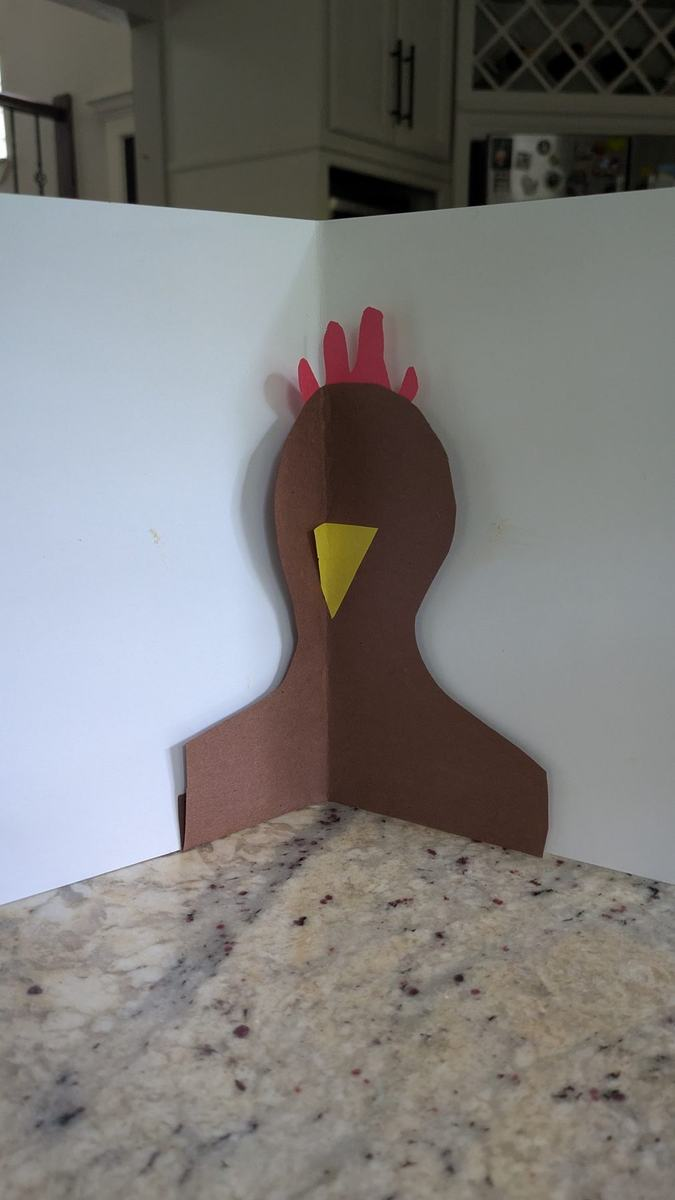
#> input picture assets/artwork/1000001533.jpg, 675 x 1200 px
$ python -i sam_segment_artwork.py   (imports and definitions only)
#> lines starting #> are read from the running program, lines starting #| are printed output that depends on the picture; after the words box and inside, x2 and y2 are one past the last pixel; in counts of white or black regions, pixels touching at a corner belong together
### tools/segment_artwork.py
from __future__ import annotations

import argparse
import math
from collections import deque
from pathlib import Path

from PIL import Image, ImageChops, ImageDraw, ImageEnhance, ImageFilter, ImageOps


ROOT = Path(__file__).resolve().parents[1]
SOURCE_DIR = ROOT / "assets" / "artwork" / "_originals_pxl"
PUBLISHED_DIR = ROOT / "assets" / "artwork"
REVIEW_DIR = ROOT / "assets" / "artwork" / "_review_segments"


def fit_size(width: int, height: int, max_side: int) -> tuple[int, int]:
    scale = min(1.0, max_side / max(width, height))
    return max(1, round(width * scale)), max(1, round(height * scale))


def color_distance(a: tuple[int, int, int], b: tuple[int, int, int]) -> float:
    return math.sqrt(sum((a[i] - b[i]) ** 2 for i in range(3)))


def median_color(colors: list[tuple[int, int, int]]) -> tuple[int, int, int]:
    if not colors:
        return (240, 240, 240)
    channels = []
    for index in range(3):
        values = sorted(color[index] for color in colors)
        channels.append(values[len(values) // 2])
    return tuple(channels)  # type: ignore[return-value]


def edge_samples(image: Image.Image, inset: int = 4) -> list[tuple[int, int, int]]:
    width, height = image.size
    pixels = image.load()
    samples: list[tuple[int, int, int]] = []
    step = max(1, min(width, height) // 140)
    band = max(2, min(width, height) // 35)
    for y in range(0, height, step):
        for x in range(0, min(band, width), step):
            samples.append(pixels[x, y])
        for x in range(max(0, width - band), width, step):
            samples.append(pixels[x, y])
    for x in range(0, width, step):
        for y in range(0, min(band, height), step):
            samples.append(pixels[x, y])
        for y in range(max(0, height - band), height, step):
            samples.append(pixels[x, y])
    if inset:
        return samples[inset:-inset] or samples
    return samples


def split_border_palette(samples: list[tuple[int, int, int]]) -> list[tuple[int, int, int]]:
    """Return a tiny palette for common photo borders: counter, shirt, wall, paper shadow."""
    if not samples:
        return [(240, 240, 240)]
    seeds = [
        median_color(samples),
        min(samples, key=lambda c: sum(c)),
        max(samples, key=lambda c: sum(c)),
    ]
    # A few k-means-ish refinements without pulling in numpy.
    centers = seeds
    for _ in range(5):
        buckets = [[] for _ in centers]
        for color in samples:
            closest = min(range(len(centers)), key=lambda i: color_distance(color, centers[i]))
            buckets[closest].append(color)
        next_centers = []
        for bucket, fallback in zip(buckets, centers):
            next_centers.append(median_color(bucket) if bucket else fallback)
        centers = next_centers
    unique: list[tuple[int, int, int]] = []
    for center in centers:
        if all(color_distance(center, existing) > 22 for existing in unique):
            unique.append(center)
    return unique


def likely_background(
    color: tuple[int, int, int],
    palette: list[tuple[int, int, int]],
    edge_luma: int,
    strictness: int,
) -> bool:
    nearest = min(color_distance(color, center) for center in palette)
    r, g, b = color
    saturation = max(color) - min(color)
    luma = (r * 30 + g * 59 + b * 11) // 100
    # Border-like colors plus low-edge areas become removable background.
    if nearest < strictness and edge_luma < 46:
        return True
    # Cream counters, white walls, black shirts, and skin-toned areas frequently sit at borders.
    if saturation < 42 and (luma > 172 or luma < 68) and edge_luma < 58:
        return True
    if r > g > b and 95 < r < 236 and 62 < g < 205 and 35 < b < 180 and edge_luma < 45:
        return True
    return False


def flood_background(image: Image.Image, strictness: int) -> Image.Image:
    width, height = image.size
    rgb = image.convert("RGB").filter(ImageFilter.MedianFilter(3))
    edges = ImageOps.grayscale(rgb.filter(ImageFilter.FIND_EDGES))
    edge_px = edges.load()
    px = rgb.load()
    palette = split_border_palette(edge_samples(rgb))

    background = Image.new("1", (width, height), 0)
    bg_px = background.load()
    queue: deque[tuple[int, int]] = deque()

    def push(x: int, y: int) -> None:
        if 0 <= x < width and 0 <= y < height and not bg_px[x, y]:
            if likely_background(px[x, y], palette, edge_px[x, y], strictness):
                bg_px[x, y] = 1
                queue.append((x, y))

    for x in range(width):
        push(x, 0)
        push(x, height - 1)
    for y in range(height):
        push(0, y)
        push(width - 1, y)

    while queue:
        x, y = queue.popleft()
        current = px[x, y]
        for nx, ny in ((x + 1, y), (x - 1, y), (x, y + 1), (x, y - 1)):
            if 0 <= nx < width and 0 <= ny < height and not bg_px[nx, ny]:
                if color_distance(current, px[nx, ny]) < 48 or likely_background(px[nx, ny], palette, edge_px[nx, ny], strictness):
                    push(nx, ny)
    return background


def clean_mask(mask: Image.Image) -> Image.Image:
    mask_l = mask.convert("L")
    mask_l = mask_l.filter(ImageFilter.MaxFilter(5))
    mask_l = mask_l.filter(ImageFilter.MinFilter(5))
    mask_l = mask_l.filter(ImageFilter.GaussianBlur(1.6))
    return mask_l.point(lambda p: 255 if p > 84 else 0)


def main_component(mask: Image.Image) -> Image.Image:
    width, height = mask.size
    px = mask.load()
    seen = set()
    components: list[tuple[int, tuple[int, int, int, int], list[tuple[int, int]]]] = []
    step = max(1, min(width, height) // 700)

    for start_y in range(0, height, step):
        for start_x in range(0, width, step):
            if px[start_x, start_y] == 0 or (start_x, start_y) in seen:
                continue
            queue = deque([(start_x, start_y)])
            seen.add((start_x, start_y))
            points: list[tuple[int, int]] = []
            min_x = max_x = start_x
            min_y = max_y = start_y
            while queue:
                x, y = queue.popleft()
                points.append((x, y))
                min_x = min(min_x, x)
                max_x = max(max_x, x)
                min_y = min(min_y, y)
                max_y = max(max_y, y)
                for nx, ny in ((x + step, y), (x - step, y), (x, y + step), (x, y - step)):
                    if 0 <= nx < width and 0 <= ny < height and (nx, ny) not in seen and px[nx, ny] > 0:
                        seen.add((nx, ny))
                        queue.append((nx, ny))
            components.append((len(points), (min_x, min_y, max_x, max_y), points))

    if not components:
        return mask

    image_area = width * height
    ranked = sorted(
        components,
        key=lambda item: (
            item[0] * step * step,
            -abs(((item[1][0] + item[1][2]) / 2) - width / 2),
            -abs(((item[1][1] + item[1][3]) / 2) - height / 2),
        ),
        reverse=True,
    )
    kept = Image.new("L", (width, height), 0)
    draw = ImageDraw.Draw(kept)
    for area, box, points in ranked[:4]:
        scaled_area = area * step * step
        box_area = max(1, (box[2] - box[0] + 1) * (box[3] - box[1] + 1))
        if scaled_area < image_area * 0.008:
            continue
        if box_area > image_area * 0.94:
            continue
        for x, y in points:
            draw.rectangle((x, y, min(width - 1, x + step), min(height - 1, y + step)), fill=255)
    return kept if kept.getbbox() else mask


# [131 lines left out: functions detect_rotation, segment_one, make_sheet, image_paths, main, not called in this run]


# [2 lines that do not run on import are left out]

### tools/sam_segment_artwork.py
from __future__ import annotations

import argparse
import math
from pathlib import Path

import numpy as np
import onnxruntime as ort
from PIL import Image, ImageDraw, ImageFilter, ImageOps

from segment_artwork import ROOT, SOURCE_DIR, fit_size, flood_background, clean_mask, main_component, make_sheet


MODEL_DIR = ROOT / ".models" / "sam"
ENCODER_PATH = MODEL_DIR / "sam_vit_b-encoder-int8.onnx"
DECODER_PATH = MODEL_DIR / "sam_vit_b-decoder-int8.onnx"
OUTPUT_DIR = ROOT / "assets" / "artwork" / "_review_sam"
SAM_SIZE = 1024
MEAN = np.array([123.675, 116.28, 103.53], dtype=np.float32)
STD = np.array([58.395, 57.12, 57.375], dtype=np.float32)


def heuristic_box(image: Image.Image, max_side: int = 900) -> tuple[int, int, int, int]:
    small = image.resize(fit_size(*image.size, max_side), Image.Resampling.LANCZOS)
    background = flood_background(small, strictness=58)
    foreground = ImageOps.invert(background.convert("L")).point(lambda p: 255 if p > 0 else 0)
    mask = main_component(clean_mask(foreground))
    bbox = mask.getbbox()
    if not bbox:
        return (0, 0, image.width, image.height)

    sx = image.width / small.width
    sy = image.height / small.height
    pad_x = round((bbox[2] - bbox[0]) * 0.04 * sx)
    pad_y = round((bbox[3] - bbox[1]) * 0.04 * sy)
    return (
        max(0, round(bbox[0] * sx) - pad_x),
        max(0, round(bbox[1] * sy) - pad_y),
        min(image.width, round(bbox[2] * sx) + pad_x),
        min(image.height, round(bbox[3] * sy) + pad_y),
    )


# [185 lines left out: functions preprocess, point_prompt, run_sam, crop_from_mask, detect_rotation, segment_one and 2 more, not called in this run]


# [2 lines not run here, left out]

>>> from PIL import Image
>>> picture = Image.open('../assets/artwork/1000001533.jpg')
#> picture is the input picture: PIL image 675x1200 RGB; mean R, G, B 125.7, 124, 122.5
>>> result = heuristic_box(picture)
#> in flood_background, `edges = ImageOps.grayscale(rgb.filter(ImageFilter.FIND_EDGES))`:
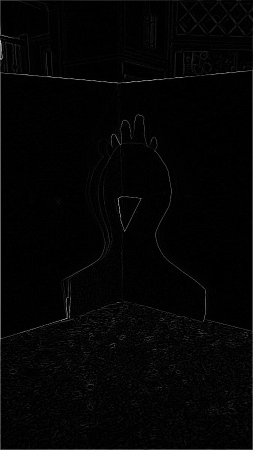
#> edges: PIL image 506x900 L (shown at 1/2 size); min 0, max 255, mean 4.1
#> after the loop in edge_samples, `for y in range(0, height, step):`: samples = 3000 items, first 6: (107, 103, 92), (106, 102, 91), (103, 99, 88), (102, 98, 87), (104, 100, 89), (10, 11, 7)
#> after the loop in edge_samples, `for x in range(0, width, step):`: samples = 4690 items, first 6: (107, 103, 92), (106, 102, 91), (103, 99, 88), (102, 98, 87), (104, 100, 89), (10, 11, 7)
#> in median_color, `channels = []`: channels = []
#> after the loop in median_color, `for index in range(3):`: channels = [129, 127, 120]
#> in split_border_palette, `seeds = [ median_color(samples), min(samples, key=lambda c: sum(c)), m..`: seeds = [(129, 127, 120), (1, 0, 0), (255, 255, 255)]
#> the loop in split_border_palette, `for _ in range(5):` made 5 passes
#> in flood_background, `palette = split_border_palette(edge_samples(rgb))`: palette = [(130, 129, 122), (50, 49, 41), (190, 202, 225)]
#> the loop in flood_background, `for x in range(width):` made 506 passes
#> in heuristic_box, `background = flood_background(small, strictness=58)`:
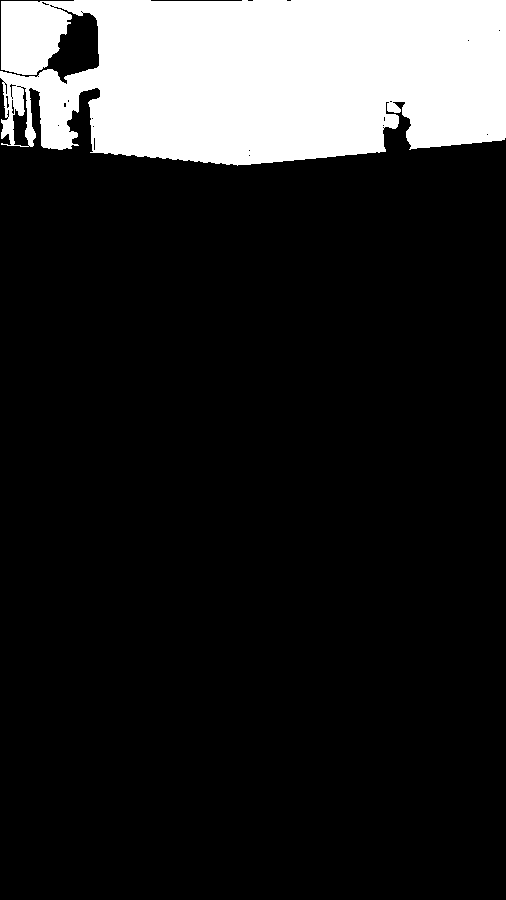
#> background: PIL image 506x900 1; 15.8% white; 1 white region, box (x1, y1, x2, y2) and area: (0, 0, 506, 166) 72057
#> in clean_mask, `mask_l = mask_l.filter(ImageFilter.MaxFilter(5))`:
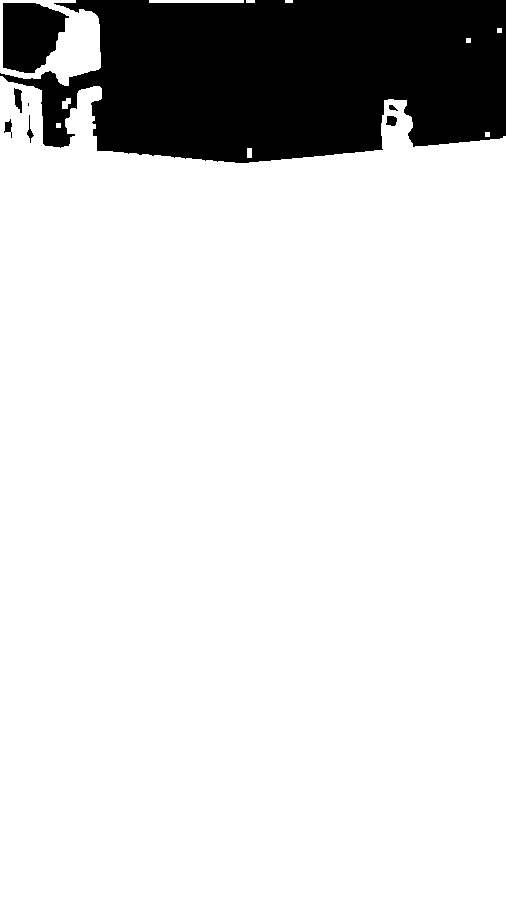
#> mask_l: PIL image 506x900 L; 85.2% white; 8 black regions (1 under 20 px), largest, box (x1, y1, x2, y2) and area: (0, 0, 506, 163) 63459, (3, 3, 69, 73) 3502, (14, 88, 22, 113) 135
#> in clean_mask, `mask_l = mask_l.filter(ImageFilter.MinFilter(5))`:
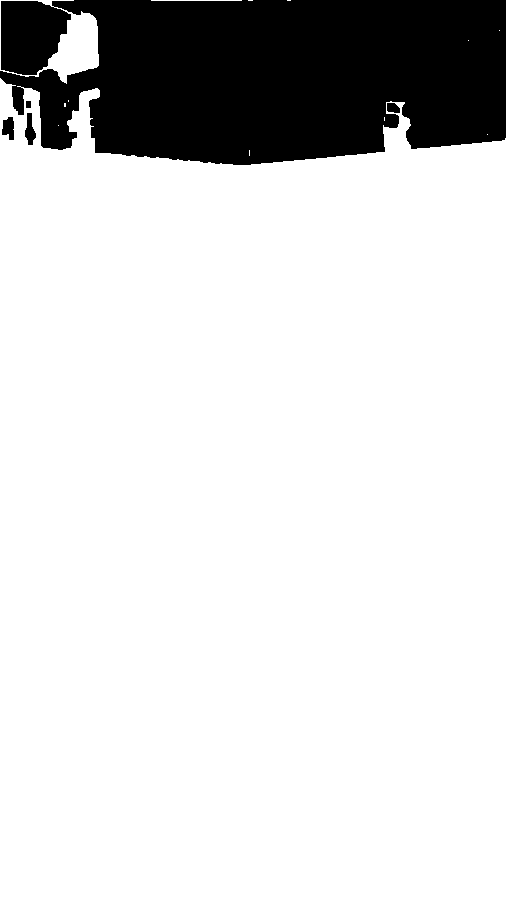
#> mask_l: PIL image 506x900 L; 84.3% white; 5 black regions, box (x1, y1, x2, y2) and area: (0, 0, 506, 165) 70882, (25, 113, 36, 145) 214, (2, 117, 14, 140) 208, (387, 103, 400, 113) 107, (26, 101, 31, 108) 35
#> in clean_mask, `return mask_l.point(lambda p: 255 if p > 84 else 0)`:
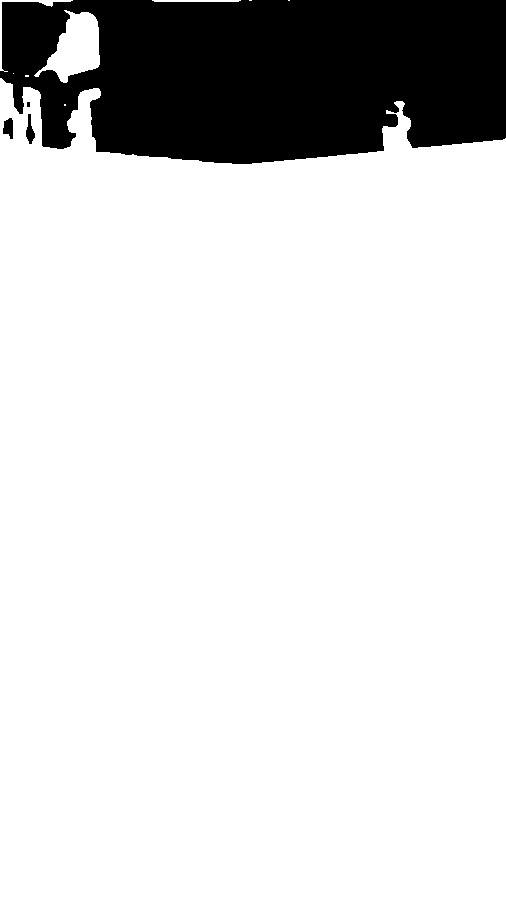
#> returned value: PIL image 506x900 L; 84.6% white; 4 black regions (1 under 20 px), largest, box (x1, y1, x2, y2) and area: (0, 0, 506, 164) 69963, (3, 118, 13, 139) 154, (26, 114, 35, 144) 149
#> the loop in main_component, `for area, box, points in ranked[:4]:` made 4 passes
#> (area, box) on passes 1 to 4: (382059, (0, 78, 505, 899)), (2537, (34, 10, 99, 82)), (327, (0, 0, 72, 70)), (174, (152, 0, 240, 1))
#> in main_component, `return kept if kept.getbbox() else mask`:
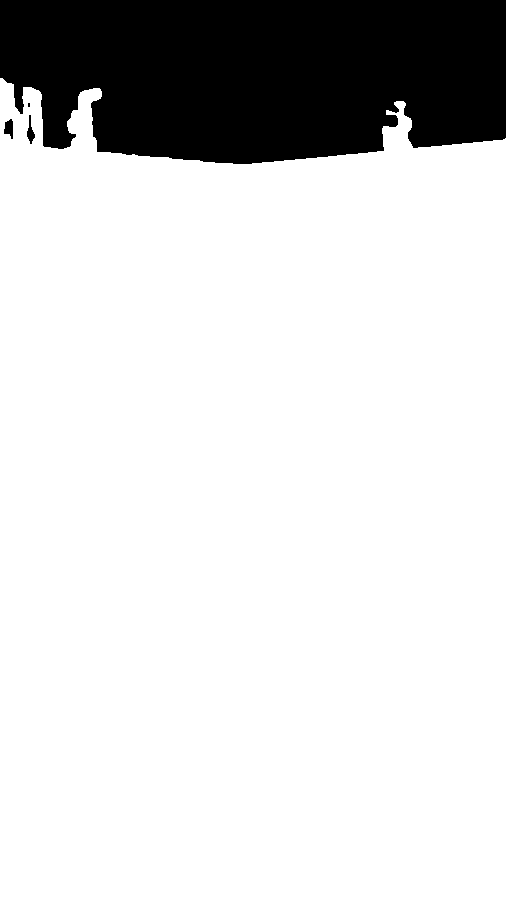
#> returned value: PIL image 506x900 L; 84% white; 4 black regions (1 under 20 px), largest, box (x1, y1, x2, y2) and area: (0, 0, 506, 164) 72747, (4, 119, 13, 139) 124, (27, 115, 35, 144) 111

$ run again, on assets/artwork/1000001543.jpg
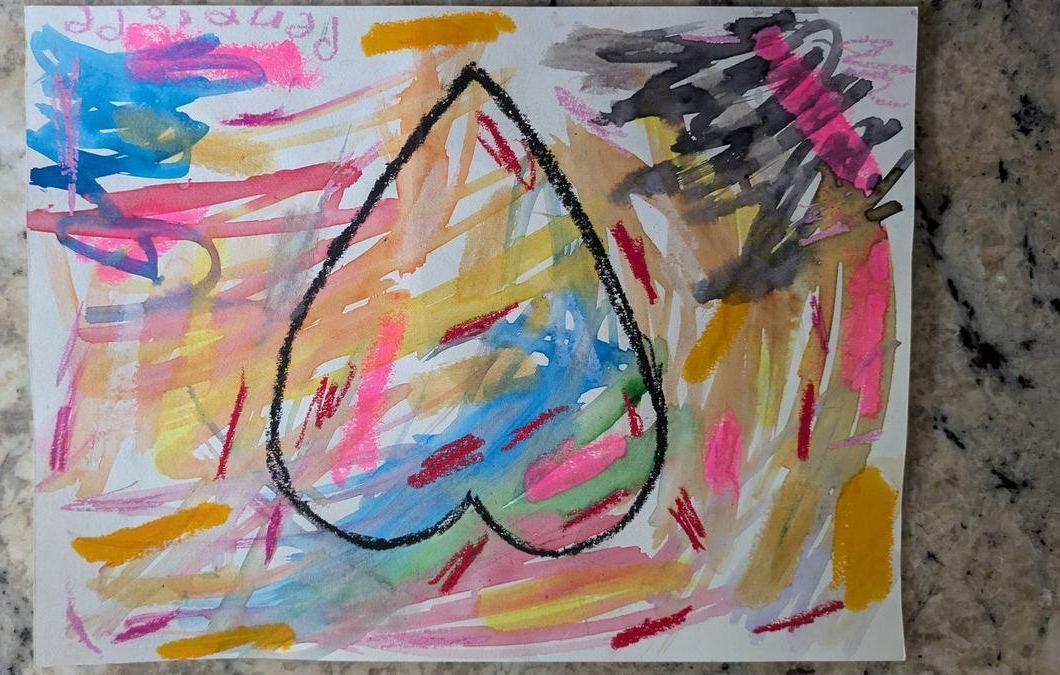
#> input picture assets/artwork/1000001543.jpg, 1060 x 675 px
#> picture is the input picture: PIL image 1060x675 RGB; mean R, G, B 141.3, 128, 124.8
#> after the loop in edge_samples, `for y in range(0, height, step):`: samples = 1152 items, first 6: (150, 151, 153), (164, 165, 167), (164, 165, 167), (148, 148, 153), (67, 62, 56), (74, 69, 65)
#> after the loop in edge_samples, `for x in range(0, width, step):`: samples = 2952 items, first 6: (150, 151, 153), (164, 165, 167), (164, 165, 167), (148, 148, 153), (67, 62, 56), (74, 69, 65)
#> in median_color, `channels = []`: channels = []
#> after the loop in median_color, `for index in range(3):`: channels = [128, 127, 119]
#> seeds = [(128, 127, 119), (5, 4, 3), (209, 208, 235)]
#> the loop in split_border_palette, `for _ in range(5):` made 5 passes
#> palette = [(125, 123, 117), (80, 77, 69), (171, 173, 174)]
#> the loop in flood_background, `for x in range(width):` made 900 passes
#> in heuristic_box, `background = flood_background(small, strictness=58)`:
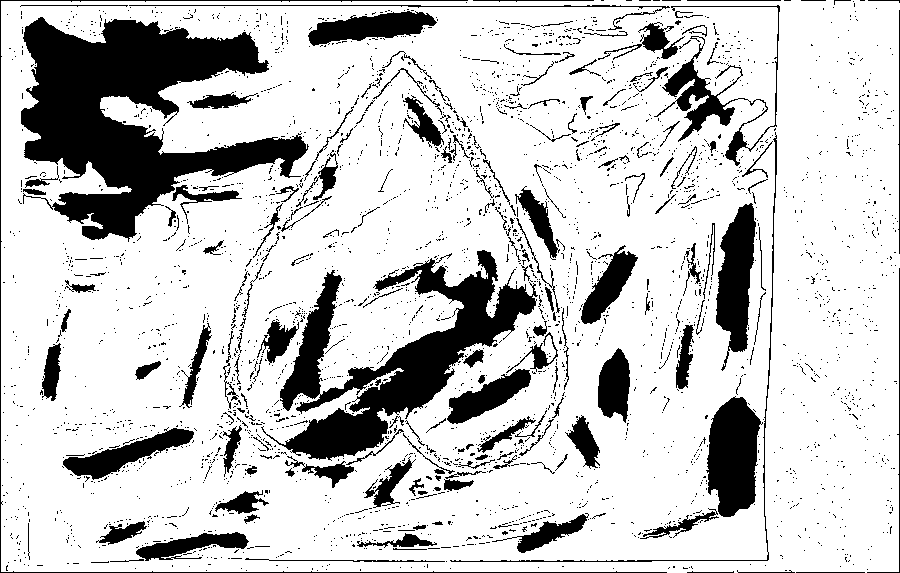
#> background: PIL image 900x573 1; 79.4% white; 3104 black regions (2918 under 20 px), largest, box (x1, y1, x2, y2) and area: (21, 17, 309, 242) 29556, (261, 250, 538, 461) 17882, (706, 396, 763, 517) 4850
#> the loop in main_component, `for area, box, points in ranked[:4]:` made 4 passes
#> (area, box) on passes 1 to 4: (49108, (202, 50, 568, 512)), (33907, (18, 10, 308, 242)), (8838, (0, 0, 665, 572)), (6475, (635, 389, 766, 539))
#> in main_component, `return kept if kept.getbbox() else mask`:
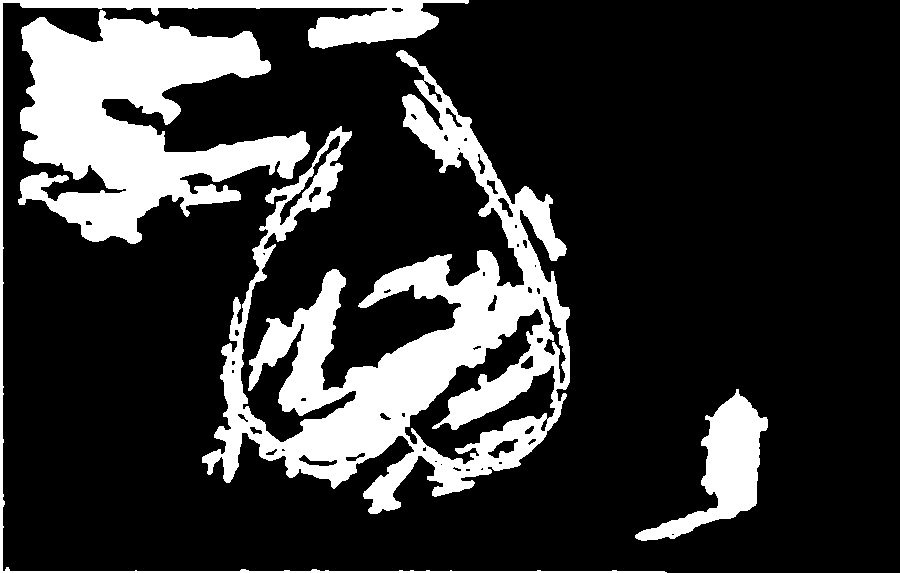
#> returned value: PIL image 900x573 L; 20.5% white; 4 white regions, box (x1, y1, x2, y2) and area: (202, 50, 570, 514) 53633, (18, 10, 310, 244) 35162, (0, 0, 667, 573) 10089, (635, 389, 768, 541) 6807
